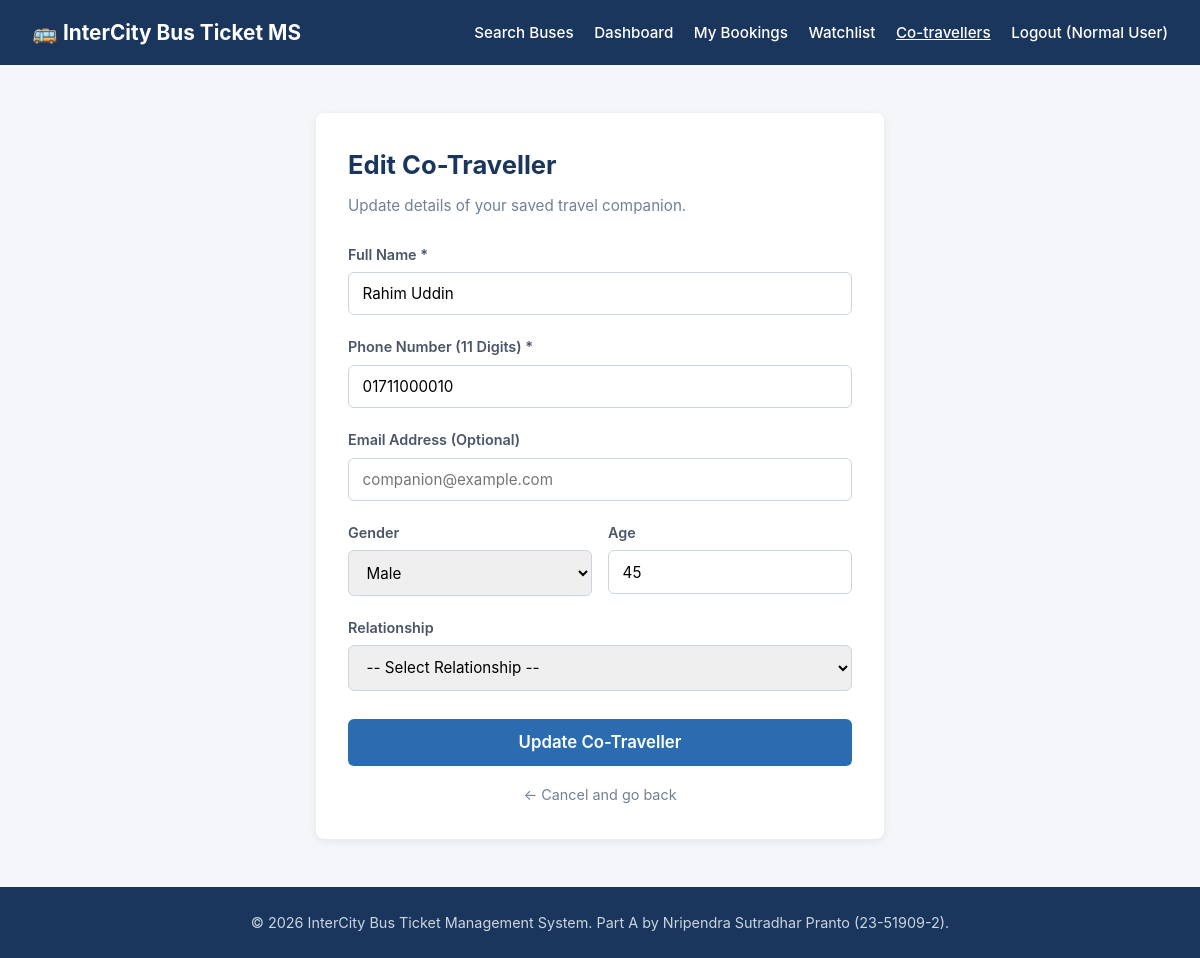
Page /controllers/TravellerController.php?action=edit&id=1 (signed in) on the committed database.
### tables this page shows
CREATE TABLE IF NOT EXISTS travellers (
	id        INT AUTO_INCREMENT PRIMARY KEY,
	user_id   INT NOT NULL,
	name      VARCHAR(100) NOT NULL,
	age       INT DEFAULT NULL,
	gender    ENUM('male','female','other') DEFAULT NULL,
	nid_no    VARCHAR(40) DEFAULT NULL,
	phone     VARCHAR(20) DEFAULT NULL,
	email     VARCHAR(120) DEFAULT NULL,
	relation  VARCHAR(40) DEFAULT NULL,
	FOREIGN KEY (user_id) REFERENCES users(id) ON DELETE CASCADE
);

### models/TravellerT.php (called while the page is built, shortened)
<?php
require_once __DIR__ . '/PreviewT.php';
class Traveller {
	private $conn;
	public function __construct() {
		$this->conn = Preview::connect();
	}
	public function getByIdAndUser($id, $userId) {
		$stmt = $this->conn->prepare("SELECT * FROM travellers WHERE id = ? AND user_id = ?");
		$stmt->bind_param("ii", $id, $userId);
		$stmt->execute();
		return $stmt->get_result()->fetch_assoc();
	}
}

### db.php (called while the page is built, shortened)
<?php
class DBConnection {
	private $host = "localhost";
	private $username = "root";
	private $password = "";
	private $database = "bus_management";
	public function connect() {
		$conn = @new mysqli($this->host, $this->username, $this->password, $this->database);
		$conn->set_charset("utf8");
		return $conn;
	}
}

### models/PreviewT.php (called while the page is built, shortened)
<?php
require_once __DIR__ . '/../db.php';
class Preview {
	private static $checked = false;
	private static $conn    = null;
	public static function connect() {
		if (!self::$checked) {
			self::$checked = true;
			try {
				self::$conn = (new DBConnection())->connect();
			} catch (Throwable $e) {
				self::$conn = null;
			}
		}
		return self::$conn;
	}
}

### views/passenger/traveller_form.php (the view, shortened to what this page needs)
<?php
$isEdit = !empty($isEdit);
$hasLayout = false;
if ($hasLayout) {
    include __DIR__ . '/../layouts/header.php';
} else {
?>
<!DOCTYPE html>
<html lang="en">
<head>
</head>
<body>
<nav class="navbar">
    <div style="font-size: 1.3rem; font-weight: bold;">🚌 InterCity Bus Ticket MS</div>
    <div>
        <a href="../controllers/HomeController.php">Search Buses</a>
        <a href="../controllers/BookingController.php?action=dashboard">Dashboard</a>
        <a href="../controllers/BookingController.php?action=index">My Bookings</a>
        <a href="../controllers/WatchlistController.php?action=index">Watchlist</a>
        <a href="../controllers/TravellerController.php?action=index" style="text-decoration: underline;">Co-travellers</a>
        <a href="../controllers/AuthController.php?action=logout">Logout (<?= htmlspecialchars($_SESSION['user_name']) ?>)</a>
    </div>
</nav>
<?php } ?>
<div class="container">
    <div class="card">
        <h2><?= $isEdit ? 'Edit Co-Traveller' : 'Add New Co-Traveller' ?></h2>
        <p><?= $isEdit ? 'Update details of your saved travel companion.' : 'Enter details for family or friends who travel with you.' ?></p>
        <form action="../controllers/TravellerController.php?action=<?= $isEdit ? 'edit' : 'create' ?>" method="POST">
            <div class="form-group">
                <label for="name">Full Name *</label>
                <input type="text" name="name" id="name" class="form-control <?= !empty($errors['name']) ? 'is-invalid' : '' ?>" placeholder="e.g. Joy Sutradhar" value="<?= htmlspecialchars(isset($data['name']) ? $data['name'] : '') ?>" required>
            </div>
            <div class="form-group">
                <label for="phone">Phone Number (11 Digits) *</label>
                <input type="text" name="phone" id="phone" maxlength="11" class="form-control <?= !empty($errors['phone']) ? 'is-invalid' : '' ?>" placeholder="01XXXXXXXXX" value="<?= htmlspecialchars(isset($data['phone']) ? $data['phone'] : '') ?>" required>
            </div>
            <div class="form-group">
                <label for="email">Email Address (Optional)</label>
                <input type="email" name="email" id="email" class="form-control <?= !empty($errors['email']) ? 'is-invalid' : '' ?>" placeholder="companion@example.com" value="<?= htmlspecialchars(isset($data['email']) ? $data['email'] : '') ?>">
            </div>
            <div style="display: grid; grid-template-columns: 1fr 1fr; gap: 1rem;">
                <div class="form-group">
                    <label for="gender">Gender</label>
                    <select name="gender" id="gender" class="form-control">
                        <option value="male" <?= (isset($data['gender']) && strtolower($data['gender']) === 'male') ? 'selected' : '' ?>>Male</option>
                    </select>
                </div>
                <div class="form-group">
                    <label for="age">Age</label>
                    <input type="number" name="age" id="age" min="1" max="120" class="form-control" placeholder="e.g. 24" value="<?= htmlspecialchars(isset($data['age']) ? $data['age'] : '') ?>">
                </div>
            </div>
            <div class="form-group">
                <label for="relation">Relationship</label>
                <select name="relation" id="relation" class="form-control">
                    <option value="">-- Select Relationship --</option>
                </select>
            </div>
            <button type="submit" class="btn-submit">
                <?= $isEdit ? 'Update Co-Traveller' : 'Save Co-Traveller' ?>
            </button>
            <div style="text-align: center; margin-top: 1rem;">
                <a href="../controllers/TravellerController.php?action=index" style="color: #718096; text-decoration: none; font-size: 0.9rem;">← Cancel and go back</a>
            </div>
        </form>
    </div>
</div>
<?php if ($hasLayout) { include __DIR__ . '/../layouts/footer.php'; } else { ?>
<footer style="background: #1a365d; color: #cbd5e0; text-align: center; padding: 1.5rem; margin-top: 3rem; font-size: 0.9rem;">
    <p>&copy; <?= date('Y') ?> InterCity Bus Ticket Management System. Part A by Nripendra Sutradhar Pranto (23-51909-2).</p>
</footer>
</body>
</html>
<?php } ?>

### views/passenger/traveller_form.php (style rules this page uses)
* { box-sizing: border-box; margin: 0; padding: 0; font-family: -apple-system, BlinkMacSystemFont, "Segoe UI", Roboto, Helvetica, Arial, sans-serif; }
body { background: #f4f6f9; color: #2d3748; line-height: 1.6; }
.navbar { background: #1a365d; color: white; padding: 1rem 2rem; display: flex; justify-content: space-between; align-items: center; }
.navbar a { color: white; text-decoration: none; margin-left: 1rem; font-weight: 500; font-size: 0.95rem; }
.container { max-width: 600px; margin: 3rem auto; padding: 0 1rem; }
.card { background: white; border-radius: 8px; box-shadow: 0 2px 8px rgba(0,0,0,0.08); padding: 2rem; }
.card h2 { color: #1a365d; margin-bottom: 0.5rem; font-size: 1.6rem; }
.card p { color: #718096; margin-bottom: 1.5rem; font-size: 0.95rem; }
.form-group { margin-bottom: 1.25rem; }
.form-group label { display: block; font-weight: 600; font-size: 0.9rem; margin-bottom: 0.4rem; color: #4a5568; }
.form-control { width: 100%; padding: 0.7rem 0.85rem; border: 1px solid #cbd5e0; border-radius: 6px; font-size: 0.95rem; }
.btn-submit { width: 100%; padding: 0.85rem; background: #2b6cb0; color: white; border: none; border-radius: 6px; font-size: 1.05rem; font-weight: 600; cursor: pointer; transition: background 0.2s; margin-top: 0.5rem; }

### rows in the picture
travellers: name "Rahim Uddin", phone "01711000010", gender "Male", age "45"

### other values in the picture
$_SESSION['user_name'] "Normal User"
